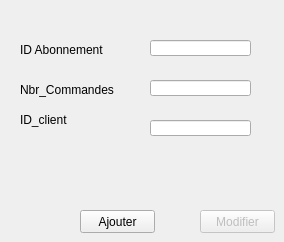
     <widget class="QWidget" name="AjoutP_4">
      <property name="styleSheet">
       <string notr="true"/>
      </property>
      <attribute name="title">
       <string>Ajout et Modification</string>
      </attribute>
      <widget class="QPushButton" name="AddP_button_3">
       <property name="geometry">
        <rect>
         <x>80</x>
         <y>210</y>
         <width>75</width>
         <height>23</height>
        </rect>
       </property>
       <property name="styleSheet">
        <string notr="true"/>
       </property>
       <property name="text">
        <string>Ajouter</string>
       </property>
      </widget>
      <widget class="QLineEdit" name="id_abonnement">
       <property name="geometry">
        <rect>
         <x>150</x>
         <y>40</y>
         <width>101</width>
         <height>16</height>
        </rect>
       </property>
      </widget>
      <widget class="QLabel" name="label_64">
       <property name="geometry">
        <rect>
         <x>20</x>
         <y>110</y>
         <width>71</width>
         <height>20</height>
        </rect>
       </property>
       <property name="text">
        <string>ID_client</string>
       </property>
      </widget>
      <widget class="QLabel" name="label_65">
       <property name="geometry">
        <rect>
         <x>20</x>
         <y>40</y>
         <width>111</width>
         <height>20</height>
        </rect>
       </property>
       <property name="text">
        <string>ID Abonnement</string>
       </property>
      </widget>
      <widget class="QLineEdit" name="nbr_commande">
       <property name="geometry">
        <rect>
         <x>150</x>
         <y>80</y>
         <width>101</width>
         <height>16</height>
        </rect>
       </property>
      </widget>
      <widget class="QLabel" name="label_66">
       <property name="geometry">
        <rect>
         <x>20</x>
         <y>80</y>
         <width>111</width>
         <height>20</height>
        </rect>
       </property>
       <property name="text">
        <string>Nbr_Commandes</string>
       </property>
      </widget>
      <widget class="QLineEdit" name="id_clie">
       <property name="geometry">
        <rect>
         <x>150</x>
         <y>120</y>
         <width>101</width>
         <height>16</height>
        </rect>
       </property>
      </widget>
      <widget class="QPushButton" name="EditP_button_4">
       <property name="enabled">
        <bool>false</bool>
       </property>
       <property name="geometry">
        <rect>
         <x>200</x>
         <y>210</y>
         <width>75</width>
         <height>23</height>
        </rect>
       </property>
       <property name="styleSheet">
        <string notr="true"/>
       </property>
       <property name="text">
        <string>Modifier</string>
       </property>
      </widget>
     </widget>
